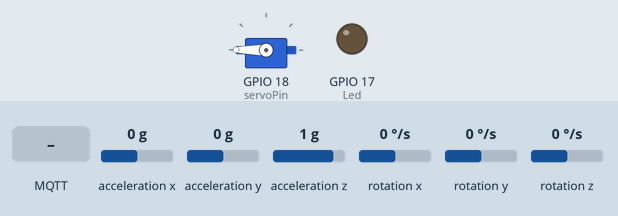
Simulated run of this sketch. Board: ESP32. On the bench: servo, output pins drawn as LEDs (lit = HIGH). Wiring (inferred from the names in the program): MPU-6050 motion sensor at I2C address 0x68. Inputs (shaded band) come from the test bench; at power-on: acceleration y 0 g, acceleration x 0 g, acceleration z 1 g, rotation x 0 °/s, rotation y 0 °/s, rotation z 0 °/s. WiFi joins after 1.5 s; servers stay silent unless stated; no MQTT or app messages arrive unless stated; what the sketch prints to the serial monitor is not drawn.

Above: at 2.7 s.
2.8 s: acceleration y set to -1.4 g
At 3.8 s:
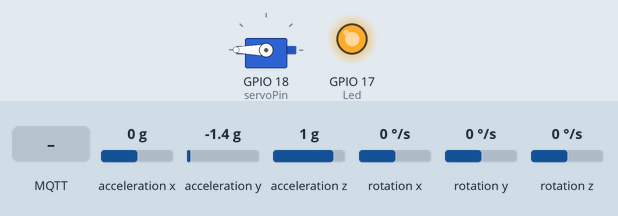
5.8 s: MQTT message "CLOSE" arrives on the first subscribed topic
At 7.0 s:
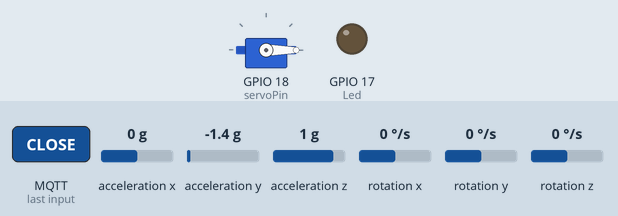
7.3 s: acceleration y set to -0.8 g
At 8.4 s:
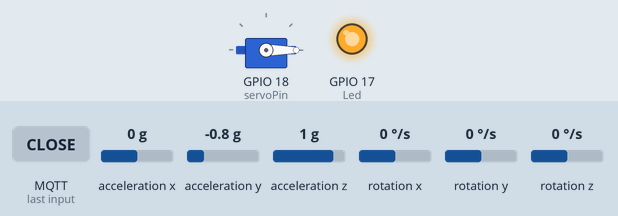
10.3 s: acceleration y set to 0 g
At 13.06 s:
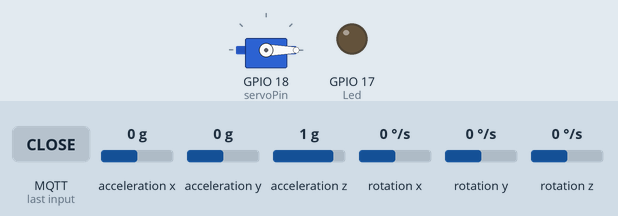
13.3 s: acceleration y set to 0.8 g
At 14.2 s:
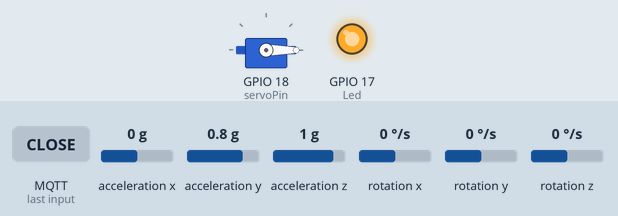
16.3 s: MQTT message "OPEN" arrives on the first subscribed topic
At 17.6 s:
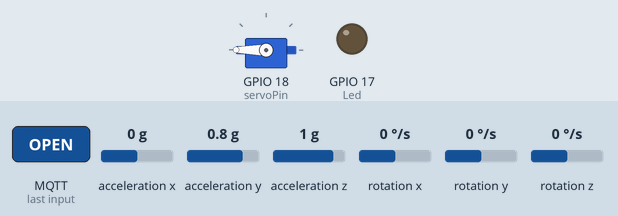
Timing chart, 0 to 18.8 s (numbered marks = the images above; inputs shaded):
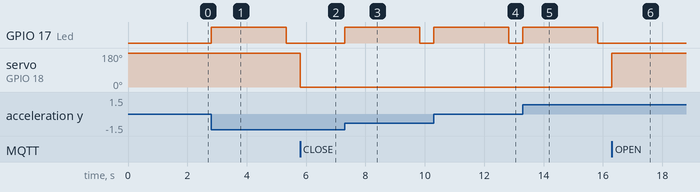

The sketch:

Esp32_code_voor_demo.ino
```cpp
#include <WiFi.h>
#include <WiFiClientSecure.h>
#include <PubSubClient.h>
#include <ESP32_Servo.h>
#include "Wire.h"

//pins
int Led = 17;
int servoPin = 18;
Servo myservo;
int wait = 0;


// MOU-6050 values
const uint8_t MPU_addr = 0x68; // I2C address of the MPU-6050
const float MPU_GYRO_250_SCALE = 131.0;
const float MPU_GYRO_500_SCALE = 65.5;
const float MPU_GYRO_1000_SCALE = 32.8;
const float MPU_GYRO_2000_SCALE = 16.4;
const float MPU_ACCL_2_SCALE = 16384.0;
const float MPU_ACCL_4_SCALE = 8192.0;
const float MPU_ACCL_8_SCALE = 4096.0;
const float MPU_ACCL_16_SCALE = 2048.0;


//values to determine movement
bool previous = false;
float changeOld;
float changeNew;


//netwerok detail
const char* ssid = "Mi Phone";
const char* password = "Ricardo1";


//security cert
const char* ca_cert = \
                      "-----BEGIN CERTIFICATE-----\n" \
                      "MIIEKjCCAxKgAwIBAgIJAIQuL0aM6TEqMA0GCSqGSIb3DQEBCwUAMIGpMQswCQYD\n" \
                      "VQQGEwJOTDEWMBQGA1UECAwNTm9vcmQtQnJhYmFudDETMBEGA1UEBwwKRGludGVs\n" \
                      "b29yZDERMA8GA1UECgwIUmVkYWN0ZWQxFTATBgNVBAsMDEJyb2tlckNvbmZpZzEY\n" \
                      "MBYGA1UEAwwPQnl0ZWdyb2VwMTMtNy84MSkwJwYJKoZIhvcNAQkBFhpyaWNhcmRv\n" \
                      "LnN0ZWlqbjk3QGdtYWlsLmNvbTAeFw0xOTAzMTMxNzUwNDBaFw0yNDAzMTIxNzUw\n" \
                      "NDBaMIGpMQswCQYDVQQGEwJOTDEWMBQGA1UECAwNTm9vcmQtQnJhYmFudDETMBEG\n" \
                      "A1UEBwwKRGludGVsb29yZDERMA8GA1UECgwIUmVkYWN0ZWQxFTATBgNVBAsMDEJy\n" \
                      "b2tlckNvbmZpZzEYMBYGA1UEAwwPQnl0ZWdyb2VwMTMtNy84MSkwJwYJKoZIhvcN\n" \
                      "AQkBFhpyaWNhcmRvLnN0ZWlqbjk3QGdtYWlsLmNvbTCCASIwDQYJKoZIhvcNAQEB\n" \
                      "BQADggEPADCCAQoCggEBAKiRR91+w5lvtte4QUi3vAkOxNktHMshTB6gP0l1pfsx\n" \
                      "C2dyCnz4Ro6LMKR5HBynws7XdF1Jz++/ebOw7pOMLEYD+rsnO1xYU9tG1cRqVi52\n" \
                      "Msg6UiA5dlwJShVeOE9OdouR4FAiePYM4Tr4qQeVAqZABuV/aodyxIzZMsebxBlm\n" \
                      "5qcXM9pDoQkPqBcFxdzJeaV4zJqRQMqbkrSNZ/vpQGiGxi1pw3/WFq/j217jcLVg\n" \
                      "i+BwvRAWRDB+rQStQwponbfw3/L8JlfSXYbOLS0+ylMdCs0ZV8ii41KAUTl7YXVD\n" \
                      "zzy0uCqrsKbBKGJlSad5kPgwruv6UTlO3O5deC3Rl60CAwEAAaNTMFEwHQYDVR0O\n" \
                      "BBYEFIRzsPOKap/bdRoC++5vMVeDi+SyMB8GA1UdIwQYMBaAFIRzsPOKap/bdRoC\n" \
                      "++5vMVeDi+SyMA8GA1UdEwEB/wQFMAMBAf8wDQYJKoZIhvcNAQELBQADggEBAD4m\n" \
                      "yEGc8CkpDPeIi+yRNOiRGz9IHs5jqhyWGGzK32wAohrK+3h0TUGbwrJghh+oylr0\n" \
                      "Nz062/EyXYvB3DDnnC3HjyfTjp5HFTxP6Kg7GeGA7J5QUeLT/90fCfhujFyFiHsD\n" \
                      "D7dkSiehccuEjzdjsRA53QWSZ27lVs7xjt8cWqk+9hckE6QGWeF1WmFw8IG+jf2W\n" \
                      "1atqcCHnh5wGJtKOkYuXV5zfn4NnDw0LokB6851EJkm92Dr7m2TPxBrKF+jSrRpJ\n" \
                      "p+YZdJB6JzNVWVDjOKrI1UfY8CinlSOjuUVhTRDSzdRlm5aGzP/ap/4LnHbhuYHd\n" \
                      "Z4yS/7+DVI+pzfFhy5A=\n" \
                      "-----END CERTIFICATE-----\n";


// create an instance of WiFiClientSecure
WiFiClientSecure espClient;
PubSubClient client(espClient);

// topics
#define TOPIC "ESP32/locks/front door"

long lastMsg = 0;
char msg[20];
int counter = 0;
bool doorOpen = true;


//MQTT Receieve + servo control
void receivedCallback(char* topic, byte* payload, unsigned int length) {
  String receivedMessage = "";
  Serial.print("Message received: ");
  Serial.println(topic);

  Serial.print("payload: ");
  //stuur motor aan
  for (int i = 0; i < length; i++) {
    receivedMessage += (char)payload[i];
  }

  Serial.println(receivedMessage);
  Serial.println();

    if (receivedMessage == "OPEN") {
      myservo.write(180);//DIT IS SLOT IN
      doorOpen = true;
  }

    if (receivedMessage == "CLOSE") {
      myservo.write(0); // DIT IS SLOT UIT
      doorOpen = false;
    }
}


//MQTT setup
void mqttconnect() {
  /* Loop until reconnected */
  while (!client.connected()) {
    Serial.print("MQTT connecting ...");
    /* client ID */
    String clientId = "ESP32Client";
    /* connect now */
    if (client.connect(clientId.c_str())) {
      Serial.println("connected");
      /* subscribe topic */
      client.subscribe(TOPIC);
    } else {
      Serial.print("failed, status code =");
      Serial.print(client.state());
      Serial.println("try again in 5 seconds");
      /* Wait 5 seconds before retrying */
      delay(5000);
    }
  }
}

struct rawdata {
  int16_t AcX;
  int16_t AcY;
  int16_t AcZ;
  int16_t Tmp;
  int16_t GyX;
  int16_t GyY;
  int16_t GyZ;
};

struct scaleddata {
  float AcX;
  float AcY;
  float AcZ;
  float Tmp;
  float GyX;
  float GyY;
  float GyZ;
};

bool checkI2c(byte addr);
void mpu6050Begin(byte addr);
rawdata mpu6050Read(byte addr, bool Debug);
void setMPU6050scales(byte addr, uint8_t Gyro, uint8_t Accl);
void getMPU6050scales(byte addr, uint8_t &Gyro, uint8_t &Accl);
scaleddata convertRawToScaled(byte addr, rawdata data_in, bool Debug);

void setup() {
  //servo setup
  myservo.attach(servoPin);
  myservo.write(180);//open lock

  Wire.begin();
  pinMode(Led, OUTPUT);

  mpu6050Begin(MPU_addr);

  Serial.begin(115200);
  // wifi connection
  Serial.println();
  Serial.print("Connecting to ");
  Serial.println(ssid);

  WiFi.begin(ssid, password);

  while (WiFi.status() != WL_CONNECTED) {
    delay(500);
    Serial.print(".");
  }

  Serial.println("");
  Serial.println("WiFi connected");
  Serial.println("IP address: ");
  Serial.println(WiFi.localIP());

  // set SSL/TLS certificate
  espClient.setCACert(ca_cert);
  // configure MQTT server
  client.setServer("192.168.43.143", 8884);

  client.setCallback(receivedCallback);

}
void loop() {

  //Gyro
  rawdata next_sample;
  setMPU6050scales(MPU_addr, 0b00000000, 0b00010000);
  next_sample = mpu6050Read(MPU_addr, true);
  convertRawToScaled(MPU_addr, next_sample, true);

  //MQTT
  // if client was disconnected then try to reconnect again
  if (!client.connected()) {
    mqttconnect();
  }

  client.loop();

}


// GYRO init
void mpu6050Begin(byte addr) {

  if (checkI2c(addr)) {
    Wire.beginTransmission(MPU_addr);
    Wire.write(0x6B); // PWR_MGMT_1 register
    Wire.write(0); // set to zero (wakes up the MPU-6050)
    Wire.endTransmission(true);

    delay(30); // Ensure gyro has enough time to power up
  }
}

//IC2 check
bool checkI2c(byte addr) {

  Serial.println(" ");
  Wire.beginTransmission(addr);

  if (Wire.endTransmission() == 0)
  {
    Serial.print(" Device Found at 0x");
    Serial.println(addr, HEX);
    return true;
  }
  else
  {
    Serial.print(" No Device Found at 0x");
    Serial.println(addr, HEX);
    return false;
  }
}


// ump read
rawdata mpu6050Read(byte addr, bool Debug) {

  rawdata values;

  Wire.beginTransmission(addr);
  Wire.write(0x3B); // starting with register 0x3B (ACCEL_XOUT_H)
  Wire.endTransmission(false);
  Wire.requestFrom(addr, 14, true); // request a total of 14 registers
  values.AcX = Wire.read() << 8 | Wire.read();
  values.AcY = Wire.read() << 8 | Wire.read();
  values.AcZ = Wire.read() << 8 | Wire.read();
  return values;
}

void setMPU6050scales(byte addr, uint8_t Gyro, uint8_t Accl) {
  Wire.beginTransmission(addr);
  Wire.write(0x1B);
  Wire.write(Gyro);
  Wire.write(Accl);
  Wire.endTransmission(true);
}

void getMPU6050scales(byte addr, uint8_t &Gyro, uint8_t &Accl) {
  Wire.beginTransmission(addr);
  Wire.write(0x1B); // starting with register 0x3B (ACCEL_XOUT_H)
  Wire.endTransmission(false);
  Wire.requestFrom(addr, 2, true); // request a total of 14 registers
  Gyro = (Wire.read() & (bit(3) | bit(4))) >> 3;
  Accl = (Wire.read() & (bit(3) | bit(4))) >> 3;
}

scaleddata convertRawToScaled(byte addr, rawdata data_in, bool Debug) {

  scaleddata values;
  float scale_value = 0.0;
  byte Gyro, Accl;

  getMPU6050scales(MPU_addr, Gyro, Accl);

  values.GyX = (float) data_in.GyX / scale_value;
  values.GyY = (float) data_in.GyY / scale_value;
  values.GyZ = (float) data_in.GyZ / scale_value;

  scale_value = 0.0;
  if (Debug) {

  }
  switch (Accl) {
    case 0:
      scale_value = MPU_ACCL_2_SCALE;
      break;
    case 1:
      scale_value = MPU_ACCL_4_SCALE;
      break;
    case 2:
      scale_value = MPU_ACCL_8_SCALE;
      break;
    case 3:
      scale_value = MPU_ACCL_16_SCALE;
      break;
    default:
      break;
  }
  values.AcX = (float) data_in.AcX / scale_value;
  values.AcY = (float) data_in.AcY / scale_value;
  values.AcZ = (float) data_in.AcZ / scale_value;


  if (previous == true) {
    previous = false;
    changeOld = values.AcY;
  }
  else if (previous == false) {
    previous = true;
    changeNew = values.AcY;
  }

  if (wait < 1){


  if  (changeNew + -changeOld > 0.05) {
    Serial.println("HELP");
    client.publish("ESP32/warning", "ALERT");
    digitalWrite(Led, HIGH);
    wait = 1000;
  }
  if  (changeOld + -changeNew > 0.05) {
    Serial.println("HELP") ;
    client.publish("ESP32/warning", "ALERT");
    digitalWrite(Led, HIGH);
    wait = 1000;
  }
  }
  if ( wait > 0) wait--;
  if (wait == 1) digitalWrite (Led, LOW);

  return values;
}
```

Measured:
- after the input at 2.8 s, GPIO 17 (Led): LOW → HIGH at once, → LOW 2.5 s later
- after the input at 5.8 s, servo on GPIO 18 (servoPin): 180° → 0° at once
- after the input at 7.3 s, GPIO 17 (Led): LOW → HIGH at once, → LOW 2.5 s later
- after the input at 10.3 s, GPIO 17 (Led): LOW → HIGH at once, → LOW 2.5 s later
- after the input at 13.3 s, GPIO 17 (Led): LOW → HIGH at once, → LOW 2.5 s later
- after the input at 16.3 s, servo on GPIO 18 (servoPin): 0° → 180° at once
